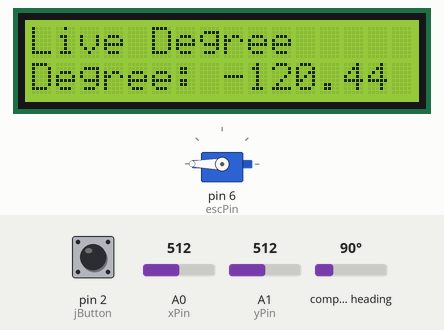
This sketch was run on a simulated Arduino Uno, built with avr-gcc and run on an emulated ATmega328P. Parts: 16×2 character LCD, servo. The inputs (shaded band) are chosen by the test bench; at power-on: compass heading 90°, A0 (xPin) = 512, pin 2 (jButton) HIGH, A1 (yPin) = 512. What the sketch prints to the serial monitor is not drawn.

Above: at 3.2 s.
3.3 s: compass heading set to 352°
At 3.45 s:
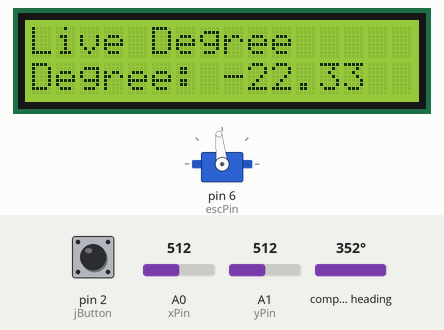
5.7 s: A0 (xPin) set to 789
8.7 s: A0 (xPin) set to 810
At 8.94 s:
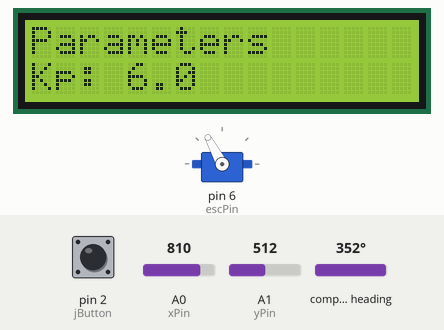
11.1 s: compass heading set to 0°
At 11.35 s:
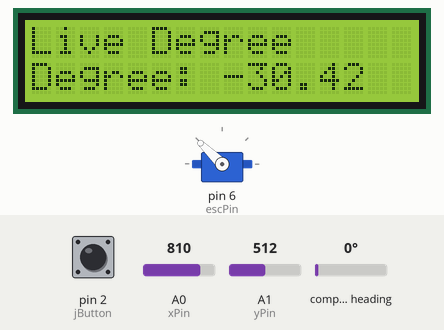
14.1 s: pin 2 (jButton) pulled LOW for 3.2 s
At 18.5 s:
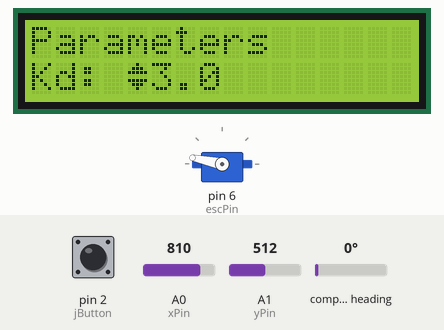
18.8 s: pin 2 (jButton) pulled LOW for 1 s
At 18.97 s:
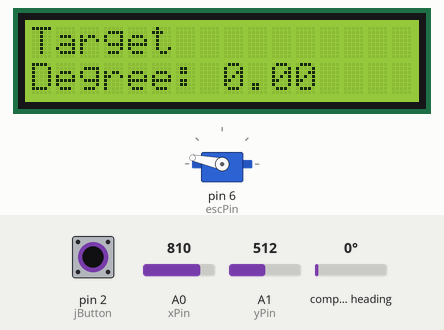
Timing chart, 0 to 21.8 s (numbered marks = the images above; inputs shaded):
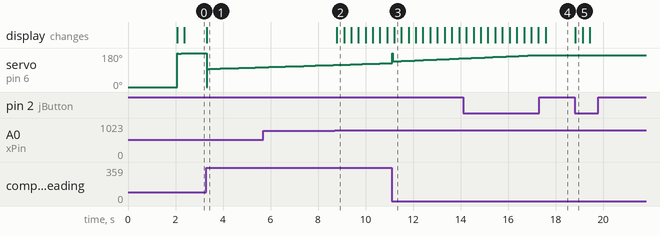

Measured:
- the behaviour switches between 800 and 801 on A0 (xPin) (found by bisection; images 1 and 2)
- after the input at 3.3 s, the display: changes at once (image 1)
- after the input at 8.7 s, the display: changes after 0.09 s (image 2)
- after the input at 18.8 s, the display: changes at once (image 5)

The sketch:

saptbsPID.ino
```cpp
#include "saptbsPID.h"
#include <Servo.h>
#include <Wire.h>
#include <AS5600.h>
#include <LiquidCrystal.h>


PIDsetup motor;
const uint8_t escPin = 6;

const uint8_t rs = 7;
const uint8_t en = 8;
const uint8_t d4 = 9;
const uint8_t d5 = 10;
const uint8_t d6 = 11;
const uint8_t d7 = 12;

const uint8_t xPin = A0;
const uint8_t yPin = A1;
const uint8_t jButton = 2;
int xVal;
int yVal;

int allow = 1;
int prev_allow = -600;

float kp = 6.f;
float kd = 3.0f;
float ki = 1.f;

float liveAngle = 0.0f;

float prev_kp = -600;
float prev_ki = -600;
float prev_kd = -600;
int prev_target = -600;

int i = 0;
int prev_i = -1;

String menus[5][2] = {{"Live Degree" , "Degree"},

                      {"Parameters", "Kp"},

                      {"Parameters", "Ki"},

                      {"Parameters", "Kd"},

                      {"Target", "Degree"}
};


byte upDownArrow[8] = {
  B00100,
  B01110,
  B11111,
  B00000,
  B11111,
  B01110,
  B00100,
  B00000
};

LiquidCrystal lcd(rs, en, d4, d5, d6, d7);

float target = 654.0f * (360./4095.);

AS5600 as5600;
unsigned long lasTime = 0;
unsigned long lastLCDTime = 0;
const int inputDelay = 250;


Servo esc;

void setup(){
  Wire.begin();
  as5600.begin();

  lcd.begin(16, 2);
  lcd.createChar(1, upDownArrow);
  pinMode(xPin, INPUT);
  pinMode(yPin, INPUT);
  pinMode(jButton, INPUT_PULLUP);

 Serial.begin(9600);

  esc.attach(escPin, 1000, 2000);
  pid_setup(&motor, kp, ki, kd,  2000, 1000);

  esc.writeMicroseconds(1000);
  delay(2000);

}

void loop(){

  lcdControl();

  unsigned long currentTime = millis();
  float dt = (currentTime - lasTime) / 1000.0f;

  if(dt >= 0.02f){
    lasTime = currentTime;

    float checkAngle = as5600.rawAngle();
    float wrongAngle = checkAngle + 1000;

      if (wrongAngle >= 4096) {
    wrongAngle -= 4096;
  } else if (wrongAngle < 0) {
    wrongAngle += 4096;
  }

    wrongAngle *=  (360./4095.);
    liveAngle = wrongAngle;

    float output = pid_calculate(&motor, target, wrongAngle, dt);
    esc.writeMicroseconds((int)output);
    Serial.println(output);
  }
}

void lcdControl(){
    unsigned long currentMillis = millis();

  xVal = analogRead(xPin);
  yVal = analogRead(yPin);

  if (currentMillis - lastLCDTime >= inputDelay){

    if(digitalRead(jButton) == LOW){
      allow*=(-1);
      lastLCDTime = currentMillis;
    }


    if(allow>0){
      if(xVal>800){
        if(i<4){
          i++;
          lastLCDTime = currentMillis;
        }else{
          i=0;
          lastLCDTime = currentMillis;
        }
      }else if(xVal<200){
        if(i>0){
          i--;
          lastLCDTime = currentMillis;
        }else{
          i=4;
          lastLCDTime = currentMillis;
        }
      }
    }

    if(allow<0){
      if(yVal < 200){
        if(i==1) motor.kp += 0.1;
        else if(i == 2) motor.ki +=0.1;
        else if(i==3) motor.kd += 0.1;
        else if(i==4) target -= 5;
        lastLCDTime = currentMillis;
      }else if(yVal > 800){
        if(i==1) motor.kp -= 0.1;
        else if(i == 2) motor.ki -=0.1;
        else if(i==3) motor.kd -= 0.1;
        else if(i==4) target += 5;
        lastLCDTime = currentMillis;
      }
    }

  }
  if(i!=prev_i || motor.kp!=prev_kp || motor.ki!=prev_ki || motor.kd!=prev_kd || target!=prev_target || allow != prev_allow){
    lcd.clear();
    lcd.setCursor(0, 0);
    lcd.print(menus[i][0]);


    lcd.setCursor(0, 1);
    lcd.print(menus[i][1]);
    lcd.print(": ");
    if(allow<0){
      if(i>0) lcd.write(byte(1));
    }


    if(i==0) lcd.print((-1)*(liveAngle - (654.0f * (360./4095.))));
    else if(i==1) lcd.print(motor.kp, 1);
    else if(i==2) lcd.print(motor.ki, 1);
    else if(i==3) lcd.print(motor.kd, 1);
    else if(i==4) lcd.print((-1)*(target - (654.0f * (360./4095.))));


    prev_i = i;
    prev_kp = motor.kp;
    prev_ki = motor.ki;
    prev_kd = motor.kd;
    prev_target = target;
    prev_allow = allow;
  }
}
```

saptbsPID.cpp
```cpp
#include "saptbsPID.h"


void pid_setup(PIDsetup *tpid, float kp, float ki, float kd,  float max, float min){
    tpid->kp = kp;
    tpid->ki = ki;
    tpid->kd = kd;

    tpid->integral = 0.0f;
    tpid->past_error = 0.0f;

    tpid->max_output = max;
    tpid->min_output = min;

}


int pid_calculate(PIDsetup *tpid, float target, float wrongdegree, float dt){
    if(dt <= 0.0f) return 0;

    float error = (target - wrongdegree)*(-1);

    //p
    float proportional_o = (tpid->kp) * error;

    //i
    tpid->integral += error * dt;
    if(tpid->integral < -750.f) tpid->integral = -750.f;
    else if(tpid->integral > 750.f) tpid->integral = 750.f;

    float integral_o = (tpid->integral)*(tpid->ki);

    //d
    float derivative_o = (tpid->kd)*(error - tpid->past_error) / dt;

    //saturation
    float output = proportional_o + integral_o + derivative_o + 1000.f;

    if(output > tpid->max_output) output = tpid->max_output;
    else if(output < tpid->min_output) output = tpid->min_output;

    tpid->past_error = error;

    return output;

}
```

saptbsPID.h
```cpp
#ifndef SAPTBSPID_H
#define SAPTBSPID_H

#include <Arduino.h>

typedef struct{
    float kp;
    float ki;
    float kd;

    float integral;
    float past_error;
    float max_output;
    float min_output;

}PIDsetup;
void pid_setup(PIDsetup *tpid, float kp, float ki, float kd,  float max, float min);
int pid_calculate(PIDsetup *tpid, float target, float wrongdegree, float dt);


#endif
```
